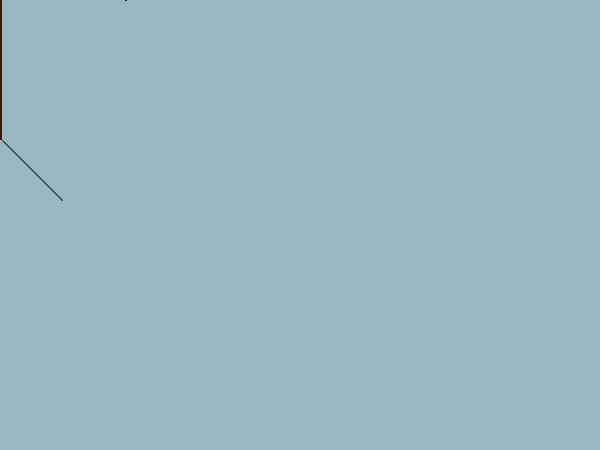
Frame 1 (no input)
Frame 60 (the mouse pressed at the canvas centre just before this capture): identical to frame 1, image omitted
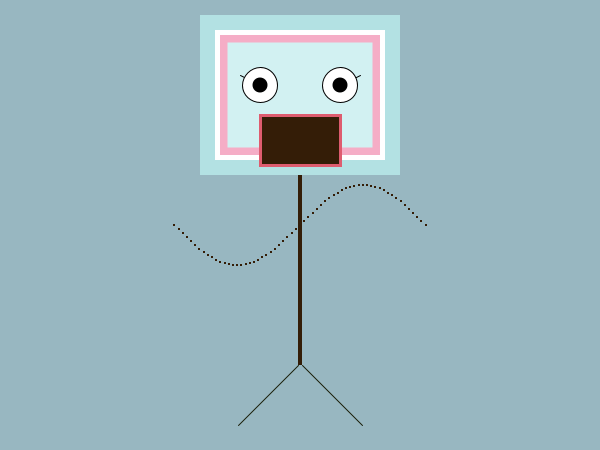
Frame 120 (the mouse held since frame 60 and released just before this capture)

The Processing sketch that drew these frames (run headless with seeded random() and noise(); from frame 60 on, the mouse is pressed at the canvas centre):

// Processing sketch: processing_8265
// ── processing_8265.pde

void setup(){
  size(600,450);
  frameRate(30);
  colorMode(RGB,255,255,255,100);
  smooth();
}

void draw(){
  //background
  background(152,183,193);
  
  //set the center of the body
  float centerX = mouseX;
  float centerY = mouseY;
  
  //set CENTER mode
  rectMode(CENTER);
  ellipseMode(CENTER);
  
   //set body property
  noFill();
  stroke(52,29,7);
  strokeWeight(1);
  
   //draw the wave arm
  //find center position for the left most unit
  float A=-PI; //set the variable initial
  //loop to draw the arm wave
  for (int i=0; i<61; i++){
    float armX=centerX+40*A;
    float armY=centerY-40*sin(A);
    rect(armX,armY,1,1);
    //point(armX,armY);
    A=A+PI/30;
  }

   //body & legs
  fill(52,29,7);
  noStroke();
  rect(centerX,centerY+40, 4, 200);
  
  stroke(25,29,7);
  line(centerX+2, centerY+140, pmouseX+62, pmouseY+200);
  line(centerX-2, centerY+140, pmouseX-62, pmouseY+200);
  
  // head
  // define head center
  float headX= centerX;
  float headY= centerY-130;
  //face
  noStroke();
  fill(179, 225, 227); //light blue
  rect(headX, headY, 200, 160);
  fill(255); //white
  rect(headX, headY, 170, 130);
  fill(245,173,198); //pale pink
  rect(headX, headY, 160, 120);
  fill(210,241,242); //pale blue
  rect(headX, headY, 145, 105);
  
  // eyes
  stroke(0);
  line(headX+40, headY-10, headX+60, headY-20);
  line(headX-40, headY-10, headX-60, headY-20);
  
  fill(255);
  stroke(0);
  ellipse(headX+40, headY-10, 35,35);
  ellipse(headX-40, headY-10, 35,35);
  
  fill(0);
  noStroke();
  ellipse(headX+40, headY-10, 15,15);
  ellipse(headX-40, headY-10, 15,15);
  
  //mouth
  fill(52,29,7);
  stroke(222,92,111);
  strokeWeight(3);
  rect(headX, headY+45, 80, 50);
}
